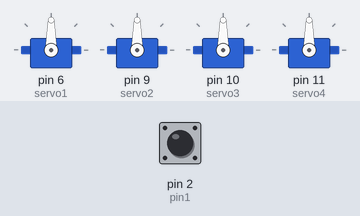
Simulated run of this sketch. Board: Arduino Uno, built with avr-gcc and run on an emulated ATmega328P. Parts: 4 × servo. Inputs (shaded band) come from the test bench; at power-on: pin 2 (pin1) HIGH.

Above: at 1.2 s.
1.3 s: pin 2 (pin1) pulled LOW for 0.15 s
At 2.2 s:
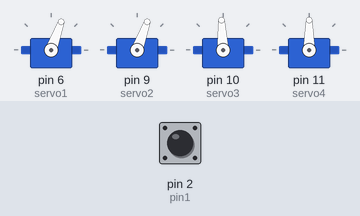
At 2.7 s:
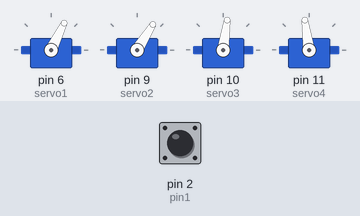
4.4 s: pin 2 (pin1) pulled LOW for 1 s
8.4 s: pin 2 (pin1) pulled LOW for 3.2 s
14.6 s: pin 2 (pin1) pulled LOW for 0.15 s
At 20.2 s:
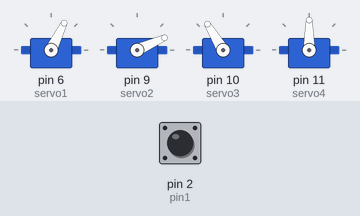
Timing chart, 0 to 21.7 s (numbered marks = the images above; inputs shaded):
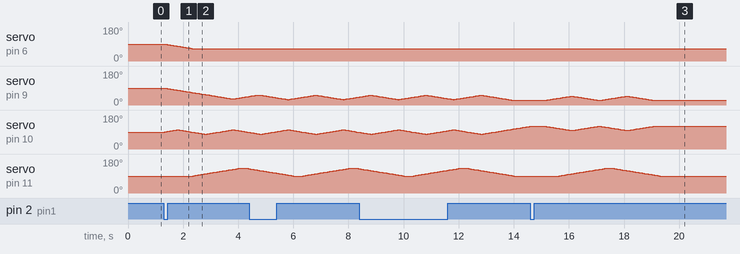

The sketch:

Automatic_Chess_Bot_V1.ino
```cpp
#include <VarSpeedServo.h>

//Decalring the servos:
VarSpeedServo servo1; //Rotation
VarSpeedServo servo2; //Arm
VarSpeedServo servo3; //Forearm
VarSpeedServo servo4; //Claw

//Declaring the speed:
int speed = 15;


//Declaring the pin:
int pin1 = 2;

//Declaring the button:
int RobotTurnButton;


//Declaring the coordinate arrays:
int Rotation[66] = {
    64, 71, 79, 87, 96, 105, 114, 121,
    67, 73, 81, 88, 95, 103, 111, 117,
    68, 75, 82, 87, 95, 102, 110, 115,
    71, 76, 84, 92, 98, 103, 110, 115,
    74, 78, 84, 89, 95, 100, 106, 113,
    75, 79, 85, 89, 94, 99, 106, 111,
    75, 79, 84, 89, 94, 97, 104, 107,
    73, 79, 83, 88, 93, 97, 102, 105,
    180, 0
};
int Arm_Down[66] = {
    52, 46, 49, 48, 44, 47, 48, 48,
    60, 57, 56, 55, 55, 56, 57, 57,
    65, 64, 63, 61, 61, 61, 63, 63,
    74, 69, 69, 66, 66, 68, 71, 71,
    80, 74, 76, 76, 76, 76, 76, 77,
    87, 88, 83, 83, 83, 83, 87, 88,
    102, 96, 94, 94, 94, 94, 98, 99,
    117, 116, 111, 108, 108, 108, 111, 117,
    61, 60
};
int Forearm_Down[66] = {
    60, 61, 56, 56, 56, 56, 60, 61,
    58, 57, 53, 52, 52, 53, 56, 58,
    68, 60, 62, 65, 65, 65, 62, 65,
    70, 70, 71, 67, 67, 67, 66, 70,
    76, 78, 76, 76, 76, 76, 76, 79,
    87, 87, 84, 84, 84, 84, 85, 87,
    97, 93, 92, 92, 92, 92, 96, 96,
    117, 114, 107, 104, 104, 104, 109, 117,
    65, 60
};
int Arm_Up[66] = {
    24, 18, 21, 20, 16, 19, 20, 20,
    35, 32, 31, 30, 30, 31, 32, 32,
    43, 42, 41, 39, 39, 39, 41, 41,
    54, 49, 49, 46, 46, 48, 51, 51,
    63, 57, 59, 59, 59, 59, 59, 60,
    72, 73, 68, 68, 68, 68, 72, 73,
    90, 84, 82, 82, 82, 82, 86, 87,
    100, 99, 94, 91, 91, 91, 94, 100,
    39, 60
};
int Forearm_Up[66] = {
    121, 122, 117, 117, 117, 117, 121, 122,
    107, 106, 102, 101, 101, 102, 105, 107,
    106, 98, 100, 103, 103, 103, 100, 103,
    105, 105, 106, 102, 102, 102, 101, 105,
    108, 110, 108, 108, 108, 108, 108, 111,
    116, 116, 113, 113, 113, 113, 114, 116,
    126, 122, 121, 121, 121, 121, 125, 125,
    147, 144, 137, 134, 134, 134, 139, 147,
    103, 60
};

//Declaring the claw positions:
  int Claw_Open = 90;
  int Claw_Closed = 130;


//Declaring the move array:
int Movement[5]; //{origin square, destination square, capture (boolean), capture square, castle (0 or 1 or 2)}


void Move(int Origin, int Destination)
{
servo1.slowmove (Rotation[Origin], speed);
servo2.slowmove (Arm_Up[Origin], speed);
servo3.slowmove (Forearm_Up[Origin], speed);

servo4.slowmove (Claw_Open, speed);

delay(500);

servo2.slowmove (Arm_Down[Origin], speed);
servo3.slowmove (Forearm_Down[Origin], speed);

delay(500);

servo4.slowmove (Claw_Closed, speed);

delay(500);

servo2.slowmove (Arm_Up[Origin], speed);
servo3.slowmove (Forearm_Up[Origin], speed);

delay(500);

servo1.slowmove (Rotation[Destination], speed);
servo2.slowmove (Arm_Up[Destination], speed);
servo3.slowmove (Forearm_Up[Destination], speed);

delay(500);

servo2.slowmove (Arm_Down[Destination], speed);
servo3.slowmove (Forearm_Down[Destination], speed);

delay(500);

servo4.slowmove (Claw_Open, speed);

delay(500);

servo2.slowmove (Arm_Up[Destination], speed);
servo3.slowmove (Forearm_Up[Destination], speed);

delay(500);

}


void setup() {
  // put your setup code here, to run once:
  Serial.begin(9600);


  pinMode(pin1, INPUT_PULLUP);


  //Attaching the servos to pins:
  servo1.attach(6);
  servo2.attach(9);
  servo3.attach(10);
  servo4.attach(11);
}

void loop() {
  // put your main code here, to run repeatedly:

  //Assigning the button to pin:
  RobotTurnButton = digitalRead(pin1);


  //Instructions for if the robot needs to move ball from position 1 to 2:
  if(RobotTurnButton == LOW) {
    if (Movement[4] == 1){
      Move(0, 64);
      Move(4, 2);
      Move(64, 3);

    }
    else if (Movement[4] == 2){
      Move(7, 64);
      Move(4, 6);
      Move(64, 5);

    }
    else if (Movement[2] == true){
      Move(Movement[3], 65);
      Move(Movement[0], Movement[1]);

    }
    else {
      Move(Movement[0], Movement[1]);

    }
  }
}
```
